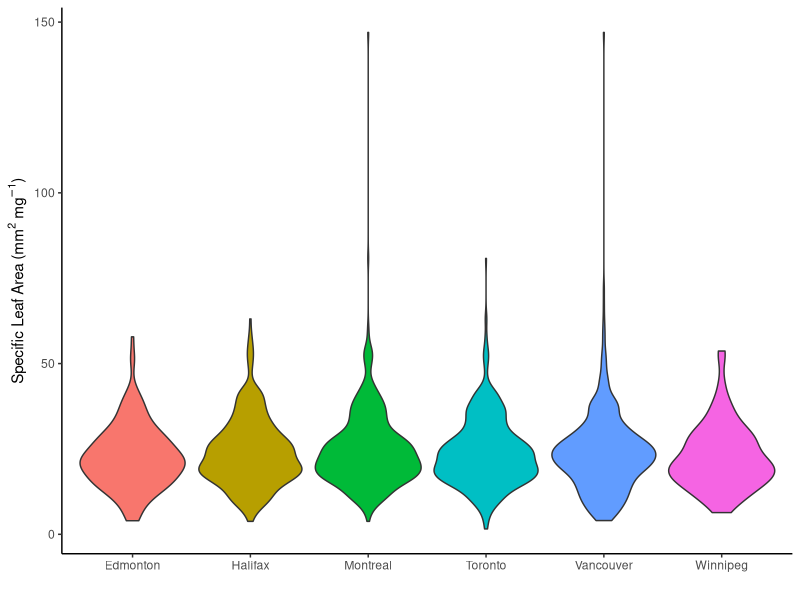
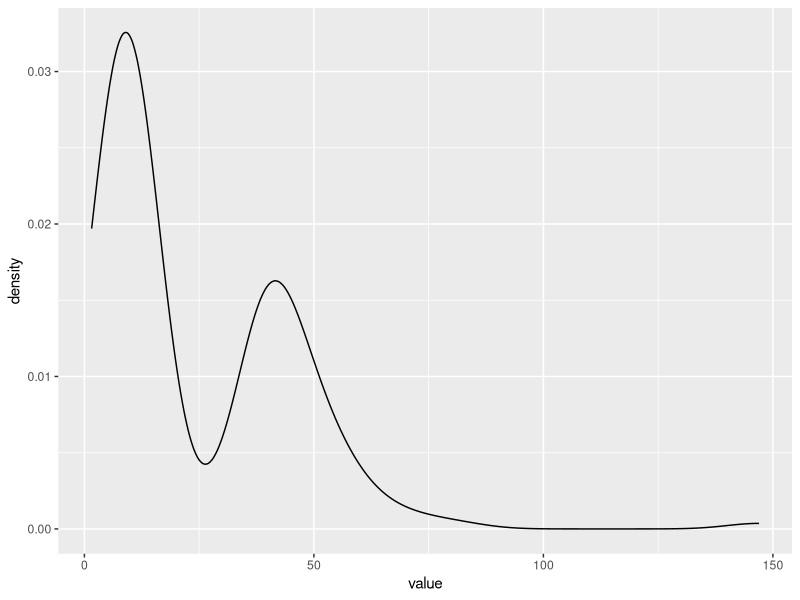

These figures' R source, in order: (Note: this script raises an error after producing the figures.)
# Generate lists of weird species by city and overall. Weird species are species with trait values in the 5th and 9th percentile.
# At this point, only considering one trait: Leaf area per leaf dry mass (specific leaf area, SLA or 1/LMA): petiole excluded

library(dplyr)
library(ggplot2)

# read in species occurance + trait data and filter for traits of interest
species_traits <- read.csv("data/species_and_their_traits.csv", header = TRUE, stringsAsFactors = FALSE)

sla <- species_traits %>%
    select(-count) %>%
    filter(TraitName == "Leaf area per leaf dry mass (specific leaf area, SLA or 1/LMA): petiole excluded") %>%
    mutate(TraitName = "SLA") # Make the trait name easier to work with

# have a quick peek at the data

cities <- ggplot(sla, aes(x=City, y=value, fill=as.factor(City))) +
    geom_violin() +
    theme_classic()

# fancied up a bit

cities + theme(legend.position = "none") +
    labs(x = " ",
         y = expression(paste("Specific Leaf Area (mm"^2, " ", mg^-1, sep=")"))) 

# calculate percentiles

# pick low and high percentiles

lowp <- 0.10
highp <- 0.90

# GLOBALLY WEIRD
global_percentile <- quantile(sla$value, probs=c(lowp, highp))

global_weird <- sla %>%
    select(-City, -quadrat) %>%
    distinct() %>%
    filter(value < global_percentile[1] | value > global_percentile[2]) %>%
    arrange(value)

nrow(global_weird) # 158 globally weird species

# visual check - two humped?

ggplot(global_weird, aes(x=value)) +
    geom_density()

# write out globally weird
write.csv(global_weird, "analysis/canada_weird.csv", row.names = FALSE)

# LOCALLY WEIRD

# calculate weirdness percentiles for each city
local_percentile <- sla %>%
    select(-quadrat) %>%
    group_by(City) %>%
    summarise(low=quantile(value, probs=lowp), high=quantile(value, probs=highp))

# get list of weird species in each city
local_weird <- sla %>%
    left_join(local_percentile) %>%
    filter(value < low | value > high) %>%
    select(-low, -high)

# counts of weird
local_weird %>%
    group_by(City) %>%
    summarise(weird=n())

# City      weird
# <chr>     <int>
#1 Edmonton     34
# 2 Halifax      72
# 3 Montreal    103
# 4 Toronto     109
# 5 Vancouver   102
# 6 Winnipeg     24

# visual check - two humped?

local_weird <- ggplot(local_weird, aes(x=value, fill=as.factor(City))) +
    geom_density(alpha=0.5) +
    theme_classic() 
    
## fancied it up a bit

local_weird + theme(legend.title = element_blank()) +
    labs(y = "Density",
         x = expression(paste("Specific Leaf Area (mm"^2, " ", mg^-1, sep=")"))) 


# write out locally weird
write.csv(local_weird, "analysis/city_weird.csv", row.names = FALSE)

# HYPERLOCALLY WEIRD (quadrat)

hyperlocal_percentile <- sla %>%
    group_by(City, quadrat) %>%
    summarise(low=quantile(value, probs=lowp), high=quantile(value, probs=highp))

# get list of weird species in each quadrat
hyperlocal_weird <- sla %>%
    left_join(hyperlocal_percentile) %>%
    filter(value < low | value > high) %>%
    select(-low, -high)

# visual check - two humped?
ggplot(local_weird, aes(x=value, fill=as.factor(City))) +
    geom_density(alpha=0.5) +
    facet_wrap("quadrat")

# write out hyperlocally weird
write.csv(hyperlocal_weird, "analysis/quadrat_weird.csv", row.names = FALSE)
